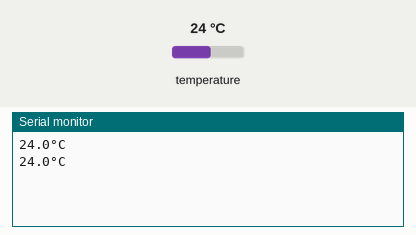
A sketch run on a simulated ESP32. Shown: the last lines printed to the serial monitor. The inputs (shaded band) are chosen by the test bench; at power-on: temperature 24 °C.

Above: at 3.3 s.
3.4 s: temperature set to 12 °C
At 5.0 s:
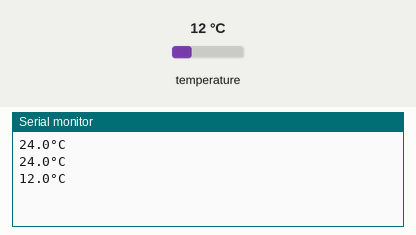
5.9 s: temperature set to 19 °C
At 7.4 s:
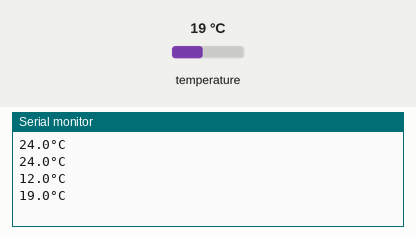
Timing chart, 0 to 8.9 s (numbered marks = the images above; inputs shaded):
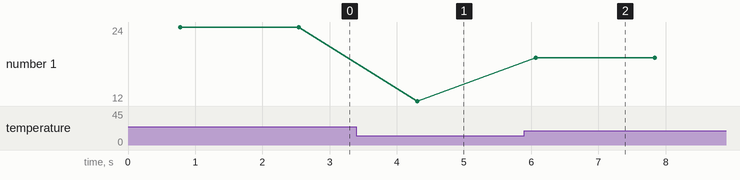

The sketch:

DS18B20-test.ino
```cpp
/*
 * Project: DS18B20 Temperature Sensor Reader
 * Description: Reads temperature data from a DS18B20 sensor
 * using the OneWire protocol and prints it to the Serial Monitor.
 */

#include <OneWire.h>
#include <DallasTemperature.h>

// Pin where the DS18B20 data wire is connected
OneWire oneWire(5);

// Pass the OneWire reference to Dallas Temperature library
DallasTemperature sensor(&oneWire);

void setup() {
  Serial.begin(115200);

  // Set the pin as input with pull-up (required for OneWire)
  pinMode(5, INPUT_PULLUP);

  // Initialize the sensor
  sensor.begin();
}

void loop() {
  // Command the sensor to perform a temperature conversion
  sensor.requestTemperatures();

  // Fetch the temperature in Celsius from the first sensor on the bus
  float temp = sensor.getTempCByIndex(0);

  // Print the temperature to Serial with 1 decimal precision
  Serial.printf("%.1f°C\n", temp);

  // Wait 1 second before the next reading
  delay(1000);
}
```

Measured:
- after the input at 3.4 s, the serial monitor: prints a new line after 0.91 s (image 1)
- after the input at 5.9 s, the serial monitor: prints a new line after 0.17 s (image 2)
- plotted number 1: 24 → 12 after the input at 3.4 s, 12 → 19 after the input at 5.9 s
